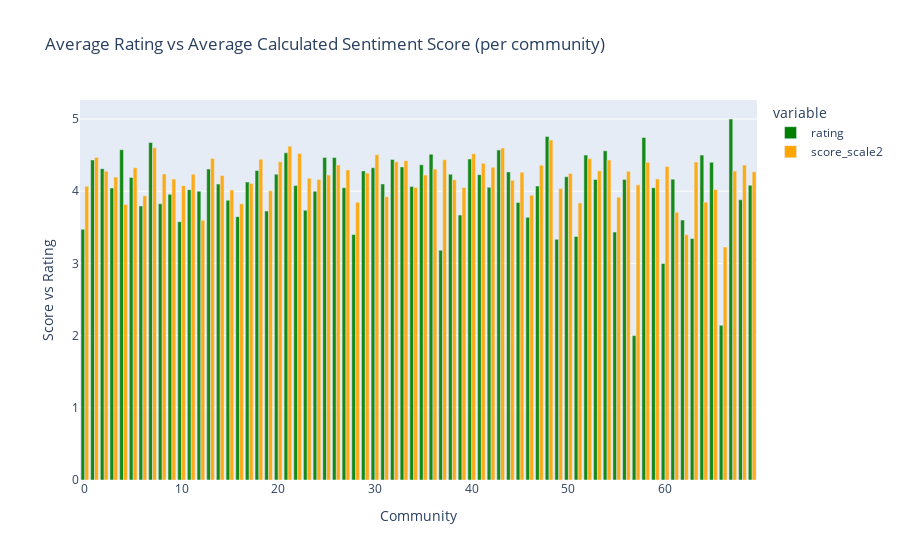

Notebook cell for this chart:
### Code cell
fig = px.bar(
    data_frame = df_mean_rating,
    x = "community",
    y = ["rating","score_scale2"],
    opacity = 0.9,
    orientation = "v",
    barmode = 'group',
    color_discrete_map={'rating':'green', 'score_scale2':'orange'},
    title='Average Rating vs Average Calculated Sentiment Score (per community)',
)

fig.update_layout(

  xaxis_title= 'Community',
yaxis_title = 'Score vs Rating',

)

### Figure 1 — Plotly figure (JSON) as saved in the notebook; plotly's stock layout.template omitted (floating-point values rounded to 4 significant figures)
{"data": [{"alignmentgroup": "True", "hovertemplate": "variable=rating<br>community=%{x}<br>value=%{y}<extra></extra>", "legendgroup": "rating", "marker": {"color": "green", "opacity": 0.9, "pattern": {"shape": ""}}, "name": "rating", "offsetgroup": "rating", "orientation": "v", "showlegend": true, "textposition": "auto", "type": "bar", "x": [0, 1, 2, 3, 4, 5, 6, 7, 8, 9, 10, 11, 12, 13, 14, 15, 16, 17, 18, 19, 20, 21, 22, 23, 24, 25, 26, 27, 28, 29, 30, 31, 32, 33, 34, 35, 36, 37, 38, 39, 40, 41, 42, 43, 44, 45, 46, 47, 48, 49, 50, 51, 52, 53, 54, 55, 56, 57, 58, 59, 60, 61, 62, 63, 64, 65, 66, 67, 68, 69], "xaxis": "x", "y": [3.473, 4.433, 4.312, 4.045, 4.575, 4.19, 3.796, 4.675, 3.826, 3.958, 3.577, 4.021, 4, 4.307, 4.099, 3.873, 3.647, 4.126, 4.287, 3.725, 4.236, 4.531, 4.079, 3.736, 4, 4.466, 4.467, 4.048, 3.4, 4.281, 4.324, 4.1, 4.439, 4.337, 4.064, 4.367, 4.513, 3.182, 4.235, 3.67, 4.445, 4.229, 4.054, 4.57, 4.268, 3.845, 3.639, 4.071, 4.757, 3.333, 4.2, 3.373, 4.5, 4.162, 4.56, 3.433, 4.164, 2, 4.744, 4.048, 3, 4.167, 3.6, 3.345, 4.5, 4.4, 2.143, 5, 3.881, 4.083], "yaxis": "y"}, {"alignmentgroup": "True", "hovertemplate": "variable=score_scale2<br>community=%{x}<br>value=%{y}<extra></extra>", "legendgroup": "score_scale2", "marker": {"color": "orange", "opacity": 0.9, "pattern": {"shape": ""}}, "name": "score_scale2", "offsetgroup": "score_scale2", "orientation": "v", "showlegend": true, "textposition": "auto", "type": "bar", "x": [0, 1, 2, 3, 4, 5, 6, 7, 8, 9, 10, 11, 12, 13, 14, 15, 16, 17, 18, 19, 20, 21, 22, 23, 24, 25, 26, 27, 28, 29, 30, 31, 32, 33, 34, 35, 36, 37, 38, 39, 40, 41, 42, 43, 44, 45, 46, 47, 48, 49, 50, 51, 52, 53, 54, 55, 56, 57, 58, 59, 60, 61, 62, 63, 64, 65, 66, 67, 68, 69], "xaxis": "x", "y": [4.067, 4.468, 4.278, 4.196, 3.815, 4.325, 3.937, 4.602, 4.24, 4.168, 4.077, 4.234, 3.598, 4.454, 4.218, 4.016, 3.826, 4.106, 4.443, 4.007, 4.409, 4.621, 4.521, 4.179, 4.162, 4.225, 4.364, 4.295, 3.846, 4.251, 4.505, 3.924, 4.407, 4.423, 4.052, 4.224, 4.307, 4.436, 4.157, 4.053, 4.519, 4.386, 4.332, 4.598, 4.151, 4.263, 3.945, 4.361, 4.71, 4.036, 4.246, 3.838, 4.451, 4.282, 4.431, 3.918, 4.275, 4.089, 4.399, 4.168, 4.342, 3.709, 3.397, 4.404, 3.848, 4.024, 3.228, 4.278, 4.362, 4.268], "yaxis": "y"}], "layout": {"barmode": "group", "legend": {"title": {"text": "variable"}, "tracegroupgap": 0}, "title": {"text": "Average Rating vs Average Calculated Sentiment Score (per community)"}, "xaxis": {"anchor": "y", "domain": [0, 1], "title": {"text": "Community"}}, "yaxis": {"anchor": "x", "domain": [0, 1], "title": {"text": "Score vs Rating"}}}}
